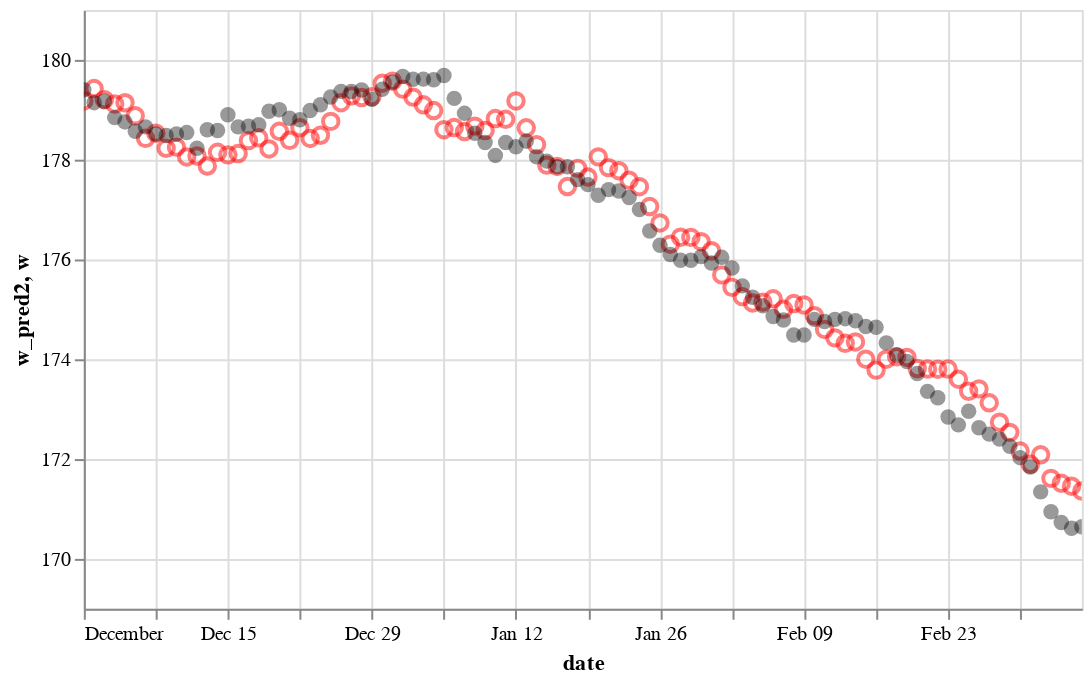

The cell this chart's notebook holds for it:
### Code cell
ys = (169, 181)
w=alt.Chart(data_test).mark_circle(size=60, opacity=0.4, color='black').encode(
    x='date',   
    y=alt.Y('w',
        scale=alt.Scale(domain=ys)
    ),      
    tooltip=['date', 'w', 'c', 's']
).properties(
    width=500,
    height=300
).interactive()
wp=alt.Chart(data_test).mark_point(size=60,opacity=0.5, color='blue').encode(
    x='date',   
    y=alt.Y('w_pred',
        scale=alt.Scale(domain=ys)
    ),      
    tooltip=['date', 'w', 'c', 's']
).interactive()
wp2=alt.Chart(data_test).mark_point(size=60,opacity=0.5, color='red').encode(
    x='date',   
    y=alt.Y('w_pred2',
        scale=alt.Scale(domain=ys)
    ),      
    tooltip=['date', 'w', 'c', 's']
).interactive()
wp2+w

### Figure 1 — Vega-Lite specification as saved in the notebook (floating-point values rounded to 4 significant figures)
{"config": {"view": {"continuousWidth": 400, "continuousHeight": 300}}, "layer": [{"mark": {"type": "point", "color": "red", "opacity": 0.5, "size": 60}, "encoding": {"tooltip": [{"type": "temporal", "field": "date"}, {"type": "quantitative", "field": "w"}, {"type": "quantitative", "field": "c"}, {"type": "quantitative", "field": "s"}], "x": {"type": "temporal", "field": "date"}, "y": {"type": "quantitative", "field": "w_pred2", "scale": {"domain": [169, 181]}}}, "selection": {"selector065": {"type": "interval", "bind": "scales", "encodings": ["x", "y"]}}}, {"mark": {"type": "circle", "color": "black", "opacity": 0.4, "size": 60}, "encoding": {"tooltip": [{"type": "temporal", "field": "date"}, {"type": "quantitative", "field": "w"}, {"type": "quantitative", "field": "c"}, {"type": "quantitative", "field": "s"}], "x": {"type": "temporal", "field": "date"}, "y": {"type": "quantitative", "field": "w", "scale": {"domain": [169, 181]}}}, "height": 300, "selection": {"selector063": {"type": "interval", "bind": "scales", "encodings": ["x", "y"]}}, "width": 500}], "data": {"name": "data-74c1c618b27d0f357950701dbec7ea96"}, "$schema": "https://vega.github.io/schema/vega-lite/v4.0.2.json", "datasets": {"data-74c1c618b27d0f357950701dbec7ea96": [{"w_prev": 179.7, "c_prev": 2320.0, "s_prev": 15330.0, "c": 2123.0, "s": 13200.0, "w": 179.4, "date": "2019-12-01T00:00:00", "w_pred": 179.3, "w_pred2": 179.2}, {"w_prev": 180.0, "c_prev": 2330.0, "s_prev": 15620.0, "c": 2108.0, "s": 13630.0, "w": 179.1, "date": "2019-12-02T00:00:00", "w_pred": 179.5, "w_pred2": 179.4}, {"w_prev": 179.8, "c_prev": 2313.0, "s_prev": 14810.0, "c": 2070.0, "s": 14160.0, "w": 179.2, "date": "2019-12-03T00:00:00", "w_pred": 179.3, "w_pred2": 179.2}, {"w_prev": 179.8, "c_prev": 2271.0, "s_prev": 15280.0, "c": 2028.0, "s": 14590.0, "w": 178.8, "date": "2019-12-04T00:00:00", "w_pred": 179.2, "w_pred2": 179.1}, {"w_prev": 179.9, "c_prev": 2216.0, "s_prev": 14870.0, "c": 2013.0, "s": 15610.0, "w": 178.8, "date": "2019-12-05T00:00:00", "w_pred": 179.2, "w_pred2": 179.1}, {"w_prev": 179.6, "c_prev": 2074.0, "s_prev": 14350.0, "c": 2080.0, "s": 16550.0, "w": 178.6, "date": "2019-12-06T00:00:00", "w_pred": 178.9, "w_pred2": 178.9}, {"w_prev": 179.3, "c_prev": 2168.0, "s_prev": 14240.0, "c": 2019.0, "s": 17110.0, "w": 178.7, "date": "2019-12-07T00:00:00", "w_pred": 178.4, "w_pred2": 178.4}, {"w_prev": 179.4, "c_prev": 2123.0, "s_prev": 13200.0, "c": 2017.0, "s": 17550.0, "w": 178.5, "date": "2019-12-08T00:00:00", "w_pred": 178.5, "w_pred2": 178.5}, {"w_prev": 179.1, "c_prev": 2108.0, "s_prev": 13630.0, "c": 1989.0, "s": 17490.0, "w": 178.5, "date": "2019-12-09T00:00:00", "w_pred": 178.2, "w_pred2": 178.2}, {"w_prev": 179.2, "c_prev": 2070.0, "s_prev": 14160.0, "c": 1984.0, "s": 17340.0, "w": 178.5, "date": "2019-12-10T00:00:00", "w_pred": 178.2, "w_pred2": 178.3}, {"w_prev": 178.8, "c_prev": 2028.0, "s_prev": 14590.0, "c": 2032.0, "s": 16580.0, "w": 178.5, "date": "2019-12-11T00:00:00", "w_pred": 178.0, "w_pred2": 178.1}, {"w_prev": 178.8, "c_prev": 2013.0, "s_prev": 15610.0, "c": 2098.0, "s": 17070.0, "w": 178.2, "date": "2019-12-12T00:00:00", "w_pred": 178.1, "w_pred2": 178.1}, {"w_prev": 178.6, "c_prev": 2080.0, "s_prev": 16550.0, "c": 2090.0, "s": 17150.0, "w": 178.6, "date": "2019-12-13T00:00:00", "w_pred": 177.9, "w_pred2": 177.9}, {"w_prev": 178.7, "c_prev": 2019.0, "s_prev": 17110.0, "c": 2144.0, "s": 15180.0, "w": 178.6, "date": "2019-12-14T00:00:00", "w_pred": 178.2, "w_pred2": 178.1}, {"w_prev": 178.5, "c_prev": 2017.0, "s_prev": 17550.0, "c": 2157.0, "s": 13690.0, "w": 178.9, "date": "2019-12-15T00:00:00", "w_pred": 178.2, "w_pred2": 178.1}, {"w_prev": 178.5, "c_prev": 1989.0, "s_prev": 17490.0, "c": 2174.0, "s": 13200.0, "w": 178.7, "date": "2019-12-16T00:00:00", "w_pred": 178.2, "w_pred2": 178.1}, {"w_prev": 178.5, "c_prev": 1984.0, "s_prev": 17340.0, "c": 2289.0, "s": 12980.0, "w": 178.7, "date": "2019-12-17T00:00:00", "w_pred": 178.5, "w_pred2": 178.4}, {"w_prev": 178.5, "c_prev": 2032.0, "s_prev": 16580.0, "c": 2301.0, "s": 12830.0, "w": 178.7, "date": "2019-12-18T00:00:00", "w_pred": 178.5, "w_pred2": 178.4}, {"w_prev": 178.2, "c_prev": 2098.0, "s_prev": 17070.0, "c": 2322.0, "s": 11810.0, "w": 179.0, "date": "2019-12-19T00:00:00", "w_pred": 178.3, "w_pred2": 178.2}, {"w_prev": 178.6, "c_prev": 2090.0, "s_prev": 17150.0, "c": 2310.0, "s": 11540.0, "w": 179.0, "date": "2019-12-20T00:00:00", "w_pred": 178.7, "w_pred2": 178.6}, {"w_prev": 178.6, "c_prev": 2144.0, "s_prev": 15180.0, "c": 2257.0, "s": 13010.0, "w": 178.8, "date": "2019-12-21T00:00:00", "w_pred": 178.4, "w_pred2": 178.4}, {"w_prev": 178.9, "c_prev": 2157.0, "s_prev": 13690.0, "c": 2272.0, "s": 14960.0, "w": 178.8, "date": "2019-12-22T00:00:00", "w_pred": 178.6, "w_pred2": 178.6}, {"w_prev": 178.7, "c_prev": 2174.0, "s_prev": 13200.0, "c": 2301.0, "s": 15650.0, "w": 179.0, "date": "2019-12-23T00:00:00", "w_pred": 178.4, "w_pred2": 178.4}, {"w_prev": 178.7, "c_prev": 2289.0, "s_prev": 12980.0, "c": 2298.0, "s": 14430.0, "w": 179.1, "date": "2019-12-24T00:00:00", "w_pred": 178.5, "w_pred2": 178.5}, {"w_prev": 178.7, "c_prev": 2301.0, "s_prev": 12830.0, "c": 2413.0, "s": 13720.0, "w": 179.3, "date": "2019-12-25T00:00:00", "w_pred": 178.8, "w_pred2": 178.8}, {"w_prev": 179.0, "c_prev": 2322.0, "s_prev": 11810.0, "c": 2473.0, "s": 13850.0, "w": 179.4, "date": "2019-12-26T00:00:00", "w_pred": 179.1, "w_pred2": 179.1}, {"w_prev": 179.0, "c_prev": 2310.0, "s_prev": 11540.0, "c": 2499.0, "s": 12540.0, "w": 179.4, "date": "2019-12-27T00:00:00", "w_pred": 179.3, "w_pred2": 179.3}, {"w_prev": 178.8, "c_prev": 2257.0, "s_prev": 13010.0, "c": 2548.0, "s": 11610.0, "w": 179.4, "date": "2019-12-28T00:00:00", "w_pred": 179.3, "w_pred2": 179.2}, {"w_prev": 178.8, "c_prev": 2272.0, "s_prev": 14960.0, "c": 2562.0, "s": 11210.0, "w": 179.2, "date": "2019-12-29T00:00:00", "w_pred": 179.3, "w_pred2": 179.3}, {"w_prev": 179.0, "c_prev": 2301.0, "s_prev": 15650.0, "c": 2565.0, "s": 9370.0, "w": 179.4, "date": "2019-12-30T00:00:00", "w_pred": 179.7, "w_pred2": 179.5}, {"w_prev": 179.1, "c_prev": 2298.0, "s_prev": 14430.0, "c": 2564.0, "s": 10920.0, "w": 179.6, "date": "2019-12-31T00:00:00", "w_pred": 179.6, "w_pred2": 179.6}, {"w_prev": 179.3, "c_prev": 2413.0, "s_prev": 13720.0, "c": 2433.0, "s": 12340.0, "w": 179.7, "date": "2020-01-01T00:00:00", "w_pred": 179.5, "w_pred2": 179.4}, {"w_prev": 179.4, "c_prev": 2473.0, "s_prev": 13850.0, "c": 2296.0, "s": 12540.0, "w": 179.6, "date": "2020-01-02T00:00:00", "w_pred": 179.3, "w_pred2": 179.3}, {"w_prev": 179.4, "c_prev": 2499.0, "s_prev": 12540.0, "c": 2240.0, "s": 13620.0, "w": 179.6, "date": "2020-01-03T00:00:00", "w_pred": 179.1, "w_pred2": 179.1}, {"w_prev": 179.4, "c_prev": 2548.0, "s_prev": 11610.0, "c": 2194.0, "s": 14850.0, "w": 179.6, "date": "2020-01-04T00:00:00", "w_pred": 179.0, "w_pred2": 179.0}, {"w_prev": 179.2, "c_prev": 2562.0, "s_prev": 11210.0, "c": 2109.0, "s": 15720.0, "w": 179.7, "date": "2020-01-05T00:00:00", "w_pred": 178.6, "w_pred2": 178.6}, {"w_prev": 179.4, "c_prev": 2565.0, "s_prev": 9370.0, "c": 2055.0, "s": 16920.0, "w": 179.2, "date": "2020-01-06T00:00:00", "w_pred": 178.5, "w_pred2": 178.6}, {"w_prev": 179.6, "c_prev": 2564.0, "s_prev": 10920.0, "c": 1944.0, "s": 17050.0, "w": 178.9, "date": "2020-01-07T00:00:00", "w_pred": 178.5, "w_pred2": 178.6}, {"w_prev": 179.7, "c_prev": 2433.0, "s_prev": 12340.0, "c": 1944.0, "s": 17130.0, "w": 178.5, "date": "2020-01-08T00:00:00", "w_pred": 178.6, "w_pred2": 178.7}, {"w_prev": 179.6, "c_prev": 2296.0, "s_prev": 12540.0, "c": 1927.0, "s": 17210.0, "w": 178.3, "date": "2020-01-09T00:00:00", "w_pred": 178.5, "w_pred2": 178.6}, {"w_prev": 179.6, "c_prev": 2240.0, "s_prev": 13620.0, "c": 2044.0, "s": 16850.0, "w": 178.1, "date": "2020-01-10T00:00:00", "w_pred": 178.8, "w_pred2": 178.8}, {"w_prev": 179.6, "c_prev": 2194.0, "s_prev": 14850.0, "c": 2035.0, "s": 16470.0, "w": 178.3, "date": "2020-01-11T00:00:00", "w_pred": 178.8, "w_pred2": 178.8}, {"w_prev": 179.7, "c_prev": 2109.0, "s_prev": 15720.0, "c": 2170.0, "s": 15880.0, "w": 178.3, "date": "2020-01-12T00:00:00", "w_pred": 179.2, "w_pred2": 179.2}, {"w_prev": 179.2, "c_prev": 2055.0, "s_prev": 16920.0, "c": 2124.0, "s": 15910.0, "w": 178.4, "date": "2020-01-13T00:00:00", "w_pred": 178.7, "w_pred2": 178.6}, {"w_prev": 178.9, "c_prev": 1944.0, "s_prev": 17050.0, "c": 2105.0, "s": 16050.0, "w": 178.1, "date": "2020-01-14T00:00:00", "w_pred": 178.3, "w_pred2": 178.3}, {"w_prev": 178.5, "c_prev": 1944.0, "s_prev": 17130.0, "c": 2088.0, "s": 15690.0, "w": 178.0, "date": "2020-01-15T00:00:00", "w_pred": 177.9, "w_pred2": 177.9}, {"w_prev": 178.3, "c_prev": 1927.0, "s_prev": 17210.0, "c": 2161.0, "s": 15330.0, "w": 177.9, "date": "2020-01-16T00:00:00", "w_pred": 177.9, "w_pred2": 177.9}, {"w_prev": 178.1, "c_prev": 2044.0, "s_prev": 16850.0, "c": 2087.0, "s": 15520.0, "w": 177.9, "date": "2020-01-17T00:00:00", "w_pred": 177.5, "w_pred2": 177.5}, {"w_prev": 178.3, "c_prev": 2035.0, "s_prev": 16470.0, "c": 2168.0, "s": 16490.0, "w": 177.6, "date": "2020-01-18T00:00:00", "w_pred": 177.8, "w_pred2": 177.8}, {"w_prev": 178.3, "c_prev": 2170.0, "s_prev": 15880.0, "c": 2085.0, "s": 14920.0, "w": 177.5, "date": "2020-01-19T00:00:00", "w_pred": 177.7, "w_pred2": 177.7}, {"w_prev": 178.4, "c_prev": 2124.0, "s_prev": 15910.0, "c": 2204.0, "s": 13480.0, "w": 177.3, "date": "2020-01-20T00:00:00", "w_pred": 178.1, "w_pred2": 178.1}, {"w_prev": 178.1, "c_prev": 2105.0, "s_prev": 16050.0, "c": 2249.0, "s": 13280.0, "w": 177.4, "date": "2020-01-21T00:00:00", "w_pred": 177.9, "w_pred2": 177.8}, {"w_prev": 178.0, "c_prev": 2088.0, "s_prev": 15690.0, "c": 2262.0, "s": 13370.0, "w": 177.4, "date": "2020-01-22T00:00:00", "w_pred": 177.8, "w_pred2": 177.8}, {"w_prev": 177.9, "c_prev": 2161.0, "s_prev": 15330.0, "c": 2195.0, "s": 12210.0, "w": 177.2, "date": "2020-01-23T00:00:00", "w_pred": 177.7, "w_pred2": 177.6}, {"w_prev": 177.9, "c_prev": 2087.0, "s_prev": 15520.0, "c": 2123.0, "s": 12010.0, "w": 177.0, "date": "2020-01-24T00:00:00", "w_pred": 177.5, "w_pred2": 177.5}, {"w_prev": 177.6, "c_prev": 2168.0, "s_prev": 16490.0, "c": 2013.0, "s": 10550.0, "w": 176.6, "date": "2020-01-25T00:00:00", "w_pred": 177.2, "w_pred2": 177.1}, {"w_prev": 177.5, "c_prev": 2085.0, "s_prev": 14920.0, "c": 1937.0, "s": 12500.0, "w": 176.3, "date": "2020-01-26T00:00:00", "w_pred": 176.8, "w_pred2": 176.7}, {"w_prev": 177.3, "c_prev": 2204.0, "s_prev": 13480.0, "c": 1853.0, "s": 13730.0, "w": 176.1, "date": "2020-01-27T00:00:00", "w_pred": 176.3, "w_pred2": 176.3}, {"w_prev": 177.4, "c_prev": 2249.0, "s_prev": 13280.0, "c": 1859.0, "s": 13350.0, "w": 176.0, "date": "2020-01-28T00:00:00", "w_pred": 176.5, "w_pred2": 176.4}, {"w_prev": 177.4, "c_prev": 2262.0, "s_prev": 13370.0, "c": 1861.0, "s": 12880.0, "w": 176.0, "date": "2020-01-29T00:00:00", "w_pred": 176.5, "w_pred2": 176.4}, {"w_prev": 177.2, "c_prev": 2195.0, "s_prev": 12210.0, "c": 1910.0, "s": 14080.0, "w": 176.1, "date": "2020-01-30T00:00:00", "w_pred": 176.3, "w_pred2": 176.4}, {"w_prev": 177.0, "c_prev": 2123.0, "s_prev": 12010.0, "c": 1951.0, "s": 14570.0, "w": 175.9, "date": "2020-01-31T00:00:00", "w_pred": 176.1, "w_pred2": 176.2}, {"w_prev": 176.6, "c_prev": 2013.0, "s_prev": 10550.0, "c": 1946.0, "s": 15800.0, "w": 176.0, "date": "2020-02-01T00:00:00", "w_pred": 175.6, "w_pred2": 175.7}, {"w_prev": 176.3, "c_prev": 1937.0, "s_prev": 12500.0, "c": 1969.0, "s": 16080.0, "w": 175.8, "date": "2020-02-02T00:00:00", "w_pred": 175.4, "w_pred2": 175.4}, {"w_prev": 176.1, "c_prev": 1853.0, "s_prev": 13730.0, "c": 1974.0, "s": 16380.0, "w": 175.5, "date": "2020-02-03T00:00:00", "w_pred": 175.2, "w_pred2": 175.3}, {"w_prev": 176.0, "c_prev": 1859.0, "s_prev": 13350.0, "c": 1952.0, "s": 15750.0, "w": 175.2, "date": "2020-02-04T00:00:00", "w_pred": 175.1, "w_pred2": 175.1}, {"w_prev": 176.0, "c_prev": 1861.0, "s_prev": 12880.0, "c": 1939.0, "s": 14800.0, "w": 175.1, "date": "2020-02-05T00:00:00", "w_pred": 175.1, "w_pred2": 175.1}, {"w_prev": 176.1, "c_prev": 1910.0, "s_prev": 14080.0, "c": 1920.0, "s": 14080.0, "w": 174.9, "date": "2020-02-06T00:00:00", "w_pred": 175.2, "w_pred2": 175.2}, {"w_prev": 175.9, "c_prev": 1951.0, "s_prev": 14570.0, "c": 1887.0, "s": 14550.0, "w": 174.8, "date": "2020-02-07T00:00:00", "w_pred": 175.0, "w_pred2": 175.0}, {"w_prev": 176.0, "c_prev": 1946.0, "s_prev": 15800.0, "c": 1878.0, "s": 14070.0, "w": 174.5, "date": "2020-02-08T00:00:00", "w_pred": 175.2, "w_pred2": 175.1}, {"w_prev": 175.8, "c_prev": 1969.0, "s_prev": 16080.0, "c": 1961.0, "s": 13550.0, "w": 174.5, "date": "2020-02-09T00:00:00", "w_pred": 175.2, "w_pred2": 175.1}, {"w_prev": 175.5, "c_prev": 1974.0, "s_prev": 16380.0, "c": 2019.0, "s": 12940.0, "w": 174.8, "date": "2020-02-10T00:00:00", "w_pred": 175.0, "w_pred2": 174.9}, {"w_prev": 175.2, "c_prev": 1952.0, "s_prev": 15750.0, "c": 2017.0, "s": 14050.0, "w": 174.8, "date": "2020-02-11T00:00:00", "w_pred": 174.6, "w_pred2": 174.6}, {"w_prev": 175.1, "c_prev": 1939.0, "s_prev": 14800.0, "c": 2017.0, "s": 14060.0, "w": 174.8, "date": "2020-02-12T00:00:00", "w_pred": 174.5, "w_pred2": 174.4}, {"w_prev": 174.9, "c_prev": 1920.0, "s_prev": 14080.0, "c": 2060.0, "s": 13630.0, "w": 174.8, "date": "2020-02-13T00:00:00", "w_pred": 174.3, "w_pred2": 174.3}, {"w_prev": 174.8, "c_prev": 1887.0, "s_prev": 14550.0, "c": 2058.0, "s": 11320.0, "w": 174.8, "date": "2020-02-14T00:00:00", "w_pred": 174.4, "w_pred2": 174.3}, {"w_prev": 174.5, "c_prev": 1878.0, "s_prev": 14070.0, "c": 2049.0, "s": 12080.0, "w": 174.7, "date": "2020-02-15T00:00:00", "w_pred": 174.0, "w_pred2": 174.0}, {"w_prev": 174.5, "c_prev": 1961.0, "s_prev": 13550.0, "c": 1946.0, "s": 12540.0, "w": 174.6, "date": "2020-02-16T00:00:00", "w_pred": 173.8, "w_pred2": 173.8}, {"w_prev": 174.8, "c_prev": 2019.0, "s_prev": 12940.0, "c": 1888.0, "s": 12110.0, "w": 174.3, "date": "2020-02-17T00:00:00", "w_pred": 174.0, "w_pred2": 174.0}, {"w_prev": 174.8, "c_prev": 2017.0, "s_prev": 14050.0, "c": 1931.0, "s": 11860.0, "w": 174.1, "date": "2020-02-18T00:00:00", "w_pred": 174.1, "w_pred2": 174.1}, {"w_prev": 174.8, "c_prev": 2017.0, "s_prev": 14060.0, "c": 1935.0, "s": 13340.0, "w": 174.0, "date": "2020-02-19T00:00:00", "w_pred": 174.1, "w_pred2": 174.0}, {"w_prev": 174.8, "c_prev": 2060.0, "s_prev": 13630.0, "c": 1850.0, "s": 14980.0, "w": 173.7, "date": "2020-02-20T00:00:00", "w_pred": 173.8, "w_pred2": 173.8}, {"w_prev": 174.8, "c_prev": 2058.0, "s_prev": 11320.0, "c": 1912.0, "s": 17020.0, "w": 173.4, "date": "2020-02-21T00:00:00", "w_pred": 173.7, "w_pred2": 173.8}, {"w_prev": 174.7, "c_prev": 2049.0, "s_prev": 12080.0, "c": 1965.0, "s": 16810.0, "w": 173.2, "date": "2020-02-22T00:00:00", "w_pred": 173.7, "w_pred2": 173.8}, {"w_prev": 174.6, "c_prev": 1946.0, "s_prev": 12540.0, "c": 1974.0, "s": 16800.0, "w": 172.8, "date": "2020-02-23T00:00:00", "w_pred": 173.7, "w_pred2": 173.8}, {"w_prev": 174.3, "c_prev": 1888.0, "s_prev": 12110.0, "c": 2015.0, "s": 16190.0, "w": 172.7, "date": "2020-02-24T00:00:00", "w_pred": 173.5, "w_pred2": 173.6}, {"w_prev": 174.1, "c_prev": 1931.0, "s_prev": 11860.0, "c": 1995.0, "s": 15400.0, "w": 173.0, "date": "2020-02-25T00:00:00", "w_pred": 173.3, "w_pred2": 173.4}, {"w_prev": 174.0, "c_prev": 1935.0, "s_prev": 13340.0, "c": 2049.0, "s": 13790.0, "w": 172.6, "date": "2020-02-26T00:00:00", "w_pred": 173.4, "w_pred2": 173.4}, {"w_prev": 173.7, "c_prev": 1850.0, "s_prev": 14980.0, "c": 2034.0, "s": 14030.0, "w": 172.5, "date": "2020-02-27T00:00:00", "w_pred": 173.1, "w_pred2": 173.1}, {"w_prev": 173.4, "c_prev": 1912.0, "s_prev": 17020.0, "c": 2007.0, "s": 13730.0, "w": 172.4, "date": "2020-02-28T00:00:00", "w_pred": 172.8, "w_pred2": 172.7}, {"w_prev": 173.2, "c_prev": 1965.0, "s_prev": 16810.0, "c": 1965.0, "s": 13660.0, "w": 172.3, "date": "2020-02-29T00:00:00", "w_pred": 172.6, "w_pred2": 172.5}, {"w_prev": 172.8, "c_prev": 1974.0, "s_prev": 16800.0, "c": 1963.0, "s": 13430.0, "w": 172.0, "date": "2020-03-01T00:00:00", "w_pred": 172.2, "w_pred2": 172.2}, {"w_prev": 172.7, "c_prev": 2015.0, "s_prev": 16190.0, "c": 1940.0, "s": 14970.0, "w": 171.8, "date": "2020-03-02T00:00:00", "w_pred": 171.9, "w_pred2": 171.9}, {"w_prev": 173.0, "c_prev": 1995.0, "s_prev": 15400.0, "c": 1921.0, "s": 15930.0, "w": 171.3, "date": "2020-03-03T00:00:00", "w_pred": 172.1, "w_pred2": 172.1}, {"w_prev": 172.6, "c_prev": 2049.0, "s_prev": 13790.0, "c": 1872.0, "s": 17180.0, "w": 170.9, "date": "2020-03-04T00:00:00", "w_pred": 171.6, "w_pred2": 171.6}, {"w_prev": 172.5, "c_prev": 2034.0, "s_prev": 14030.0, "c": 1878.0, "s": 16730.0, "w": 170.7, "date": "2020-03-05T00:00:00", "w_pred": 171.5, "w_pred2": 171.5}, {"w_prev": 172.4, "c_prev": 2007.0, "s_prev": 13730.0, "c": 1892.0, "s": 16530.0, "w": 170.6, "date": "2020-03-06T00:00:00", "w_pred": 171.4, "w_pred2": 171.5}, {"w_prev": 172.3, "c_prev": 1965.0, "s_prev": 13660.0, "c": 1919.0, "s": 16670.0, "w": 170.6, "date": "2020-03-07T00:00:00", "w_pred": 171.3, "w_pred2": 171.4}]}}
